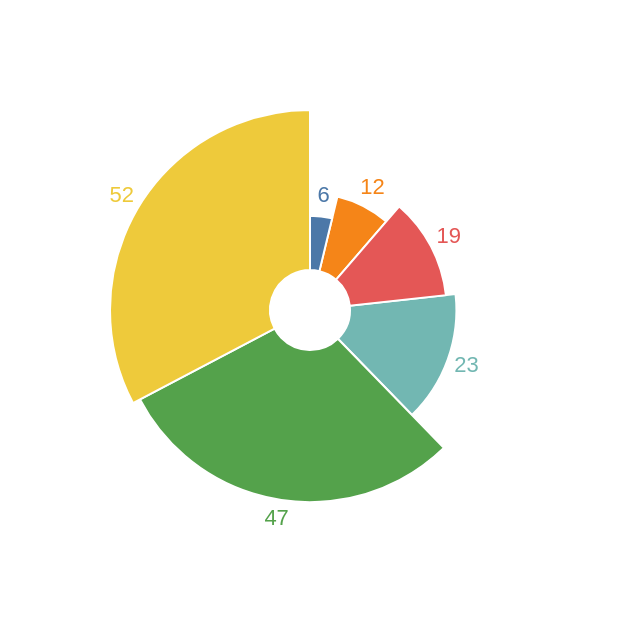

The specification (Vega-Lite) saved for this image:
### Vega-Lite specification from a JSON file in a GitHub repository (floating-point values rounded to 4 significant figures)
{"$schema": "https://vega.github.io/schema/vega-lite/v4.json", "description": "A simple radial chart with embedded data.", "data": {"values": [12, 23, 47, 6, 52, 19]}, "layer": [{"mark": {"type": "arc", "innerRadius": 20, "stroke": "#fff"}, "encoding": {"theta": {"field": "data", "type": "quantitative", "stack": true}, "radius": {"field": "data", "scale": {"type": "sqrt", "zero": true, "range": [20, 100]}}, "color": {"field": "data", "type": "nominal", "legend": null}}}, {"mark": {"type": "text", "radiusOffset": 10}, "encoding": {"theta": {"field": "data", "type": "quantitative", "stack": true}, "radius": {"field": "data", "scale": {"type": "sqrt", "zero": true, "range": [20, 100]}}, "color": {"field": "data", "type": "nominal", "legend": null}, "text": {"field": "data", "type": "quantitative"}}}], "view": {"stroke": null}}
